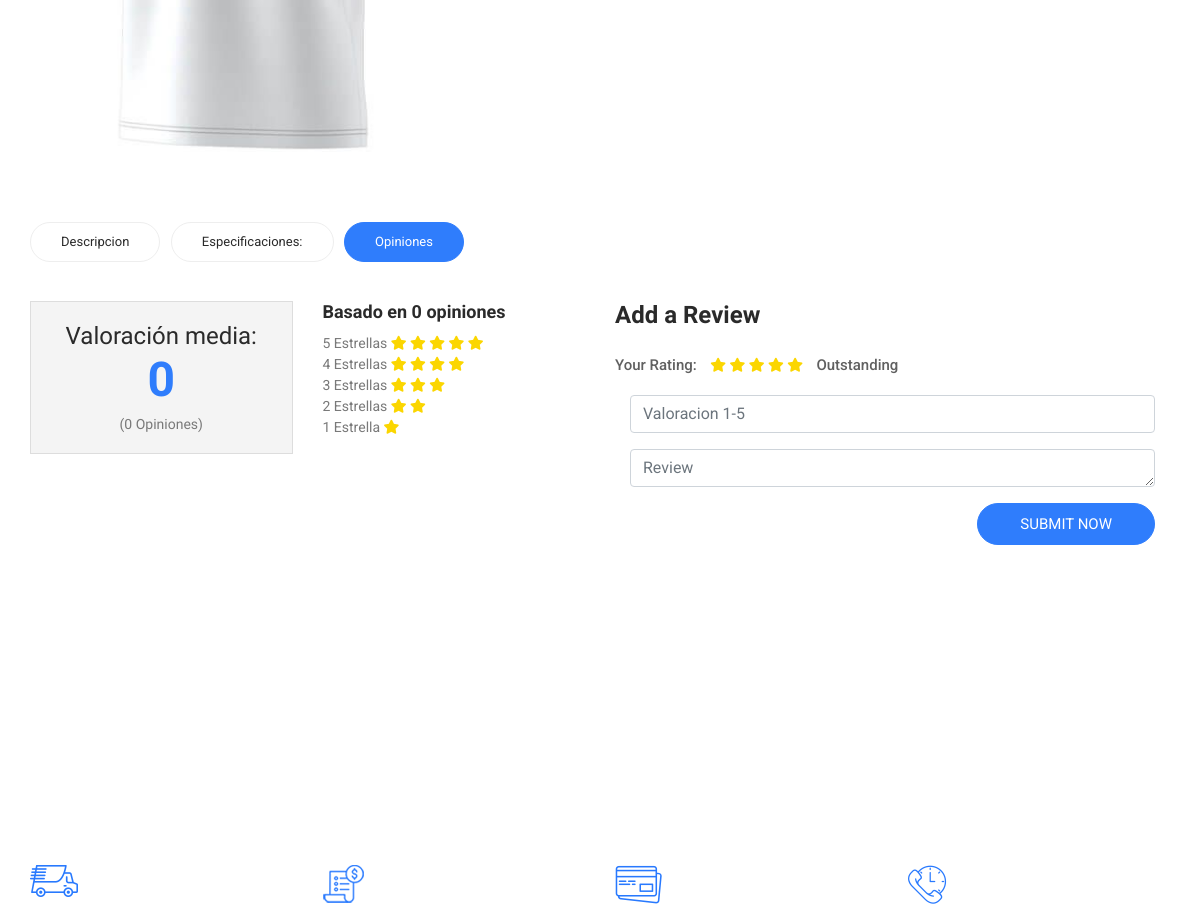
The page /clothe/1 (middle part) on the database as committed earlier.
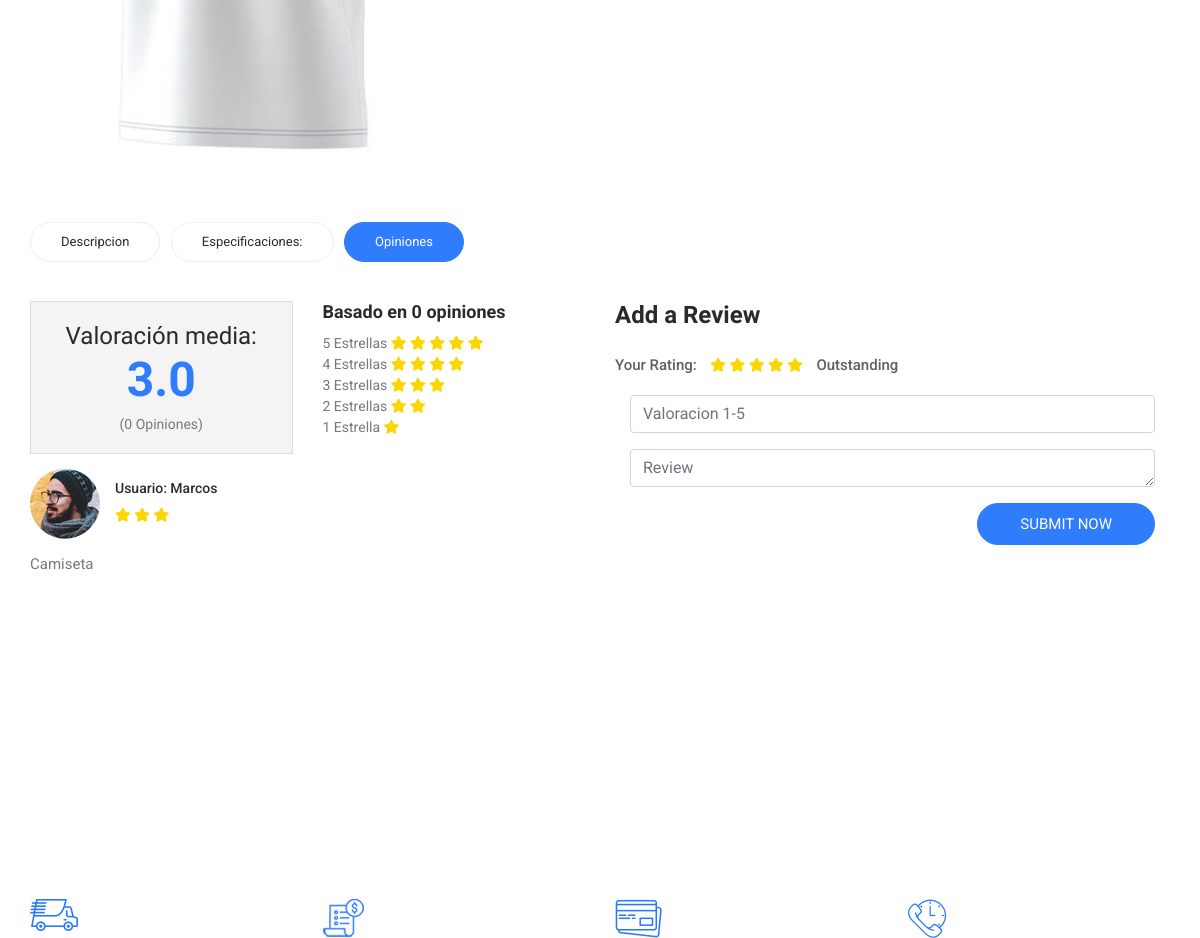
The same page on the database as committed later.
### appIndiTDE/models.py (models this page shows, shortened)
class Review(models.Model):
    usuario = models.ForeignKey(User, on_delete = models.CASCADE)
    ropa = models.ForeignKey('Ropa', on_delete = models.CASCADE)
    texto = models.CharField(max_length = 240)
    valoracion = models.IntegerField()

### appIndiTDE/views.py (the view, shortened to what this page needs)
# urls.py: path('clothe/<int:id_clothe>', views.clothe, name ='clothe'),
def clothe(request, id_clothe):
    if request.user.is_authenticated:
        user = request.user
    a = list(get_all_clothes())
    c = list(get_carro_completo())
    listaR = list(get_reviews_by_clothe(get_all_reviews(), Ropa.objects.get(id=id_clothe)))
    context = {
        'id': int(id_clothe),
        'listaRopa': list(get_all_clothes()),
        'prenda': Ropa.objects.get(id=id_clothe),
        'reviews': listaR,
        'avg': get_average(listaR),
        'recuentoVals': get_ratings_count(listaR),
        'marcas': get_all_brands(a),
        'id': id_clothe
    }
    return render(request, 'inditde/prenda.html', context)

### appIndiTDE/views.py (called while the page is built)
def get_all_clothes():
    ropas = Ropa.objects.all()
    return ropas

def get_carro_completo():
    carro = Carro.objects.all()
    return carro

def get_all_reviews():
    reviews = Review.objects.all()
    return reviews

def get_all_brands(ropas):
    my_brands = []
    for i in ropas:
        if i.marca not in my_brands:
            my_brands.append(i.marca)
    return my_brands

def get_ratings_count(comments):
    cinco = 0
    cuatro = 0
    tres = 0
    dos = 0
    uno = 0
    for i in comments:
        if (i.valoracion == 5):
            cinco += 1
        elif (i.valoracion == 4):
            cuatro += 1
        elif (i.valoracion == 3):
            tres += 1
        elif (i.valoracion == 2):
            dos += 1
        else:
            uno += 1
    vals = [cinco, cuatro, tres, dos, uno]
    return vals

def get_reviews_by_clothe(reviews, ropa):
    revieews = []
    for i in reviews:
        if (i.ropa.id == ropa.id):
            revieews.append(i)
    return revieews

### appIndiTDE/templates/inditde/prenda.html (shortened to what the changed rows need)
<!doctype html>
<html lang="zxx">
{% extends "inditde/base.html" %}
{% load static %}
{% block content %}
<div class="product_image_area section_padding">
    <section class="product_description_area">
        <div class="container">
            <div class="tab-content" id="myTabContent">
                <div class="tab-pane fade show active" id="review" role="tabpanel" aria-labelledby="review-tab">
                    <div class="row">
                        <div class="col-lg-6">
                            <div class="row total_rate">
                                <div class="col-6">
                                    <div class="box_total">
                                        <h5>Valoración media:</h5>
                                        <h4>{{ avg }}</h4>
                                        <h6>({{ comentarios|length }} Opiniones)</h6>
                                    </div>
                                </div>
                            </div>
                            <div class="review_list">
                                {% for co in reviews %}
                                <div class="review_item">
                                    <div class="media">
                                        <div class="d-flex">
                                            <img src="img/product/single-product/review-1.png" alt=""/>
                                        </div>
                                        <div class="media-body">
                                            <h4>Usuario: {{co.usuario}}</h4>
                                            {% with ''|center:co.valoracion as range %}
                                            {% for i in range %}
                                            <i class="fa fa-star"></i>
                                            {%endfor%}
                                            {%endwith%}
                                        </div>
                                    </div>
                                    <p>
                                        {{co.texto}}
                                    </p>
                                </div>
                                {% endfor %}
                            </div>
                        </div>
                        </div>
                    </div>
                </div>
            </div>
        </div>
    {%endblock%}

Rows that differ between the two databases and show on the page:
added Review: usuario "Marcos", valoracion 3 (drawn), texto "Camiseta"
Other text that changed with them:
{{ avg }}: "0" → "3.0"
